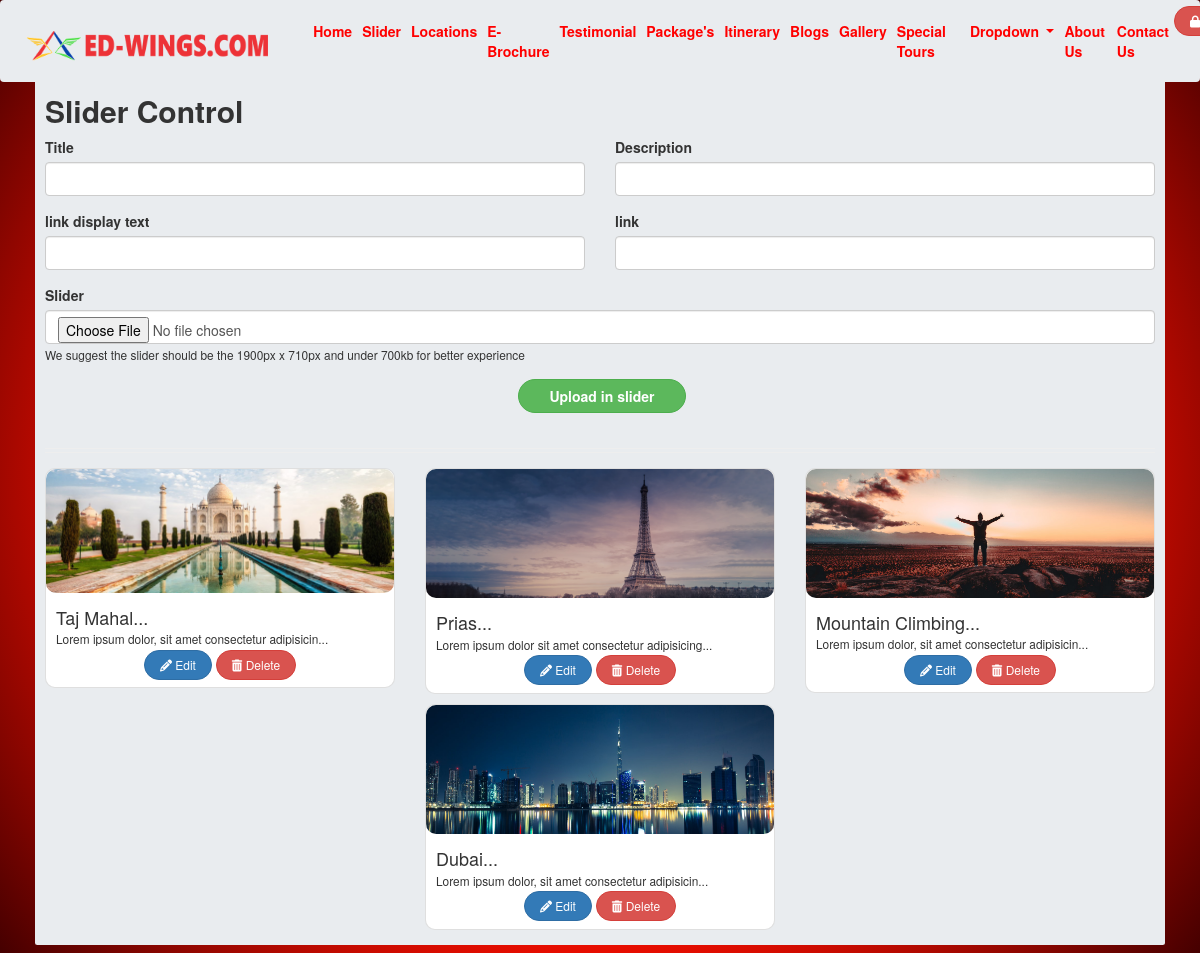
Page /backend/admin/slider-control.php (signed in) on the committed database.
### tables this page shows
CREATE TABLE `slider` (
  `id` int(11) NOT NULL,
  `title` varchar(255) DEFAULT NULL,
  `description` varchar(255) DEFAULT NULL,
  `link` varchar(255) DEFAULT NULL,
  `link_text` varchar(255) DEFAULT NULL,
  `file` varchar(255) DEFAULT NULL,
  `c_by` varchar(255) DEFAULT NULL,
  `e_by` varchar(255) DEFAULT NULL,
  `c_date` datetime DEFAULT current_timestamp()
);

### backend/admin/slider-control.php (the view, shortened to what this page needs)
<!doctype html>
<html lang="en">
<head>
  <?php include './inc/inc.php'; ?>
  <link rel="stylesheet" href="./css/bootstrap.min.css" />
</head>
<body>
  <?php include './inc/nav.php'; ?>
  <div class="work_body">
    <div class="h-100 container p-2">
      <div class="bg-light rounded p-3 h-100 working_area">
        <div>
          <h2 class=" font-weight-bold">
            Slider Control
          </h2>
          <form action="./slider-upload.php" method="post" enctype="multipart/form-data">
            <div class="row">
              <div class="form-group col-lg-6 col-md-6 col-sm-12">
                <label for="">Title</label>
                <input type="text" name="title" class="form-control form-control-lg" require>
              </div>
              <div class="form-group col-lg-6 col-md-6 col-sm-12">
                <label for="">Description</label>
                <input type="text" name="description" class="form-control form-control-lg">
              </div>
              <div class="form-group col-lg-6 col-md-6 col-sm-12">
                <label for="">link display text</label>
                <input type="text" name="link_text" id="link_text" class="form-control form-control-lg">
              </div>
              <div class="form-group col-lg-6 col-md-6 col-sm-12">
                <label for="">link</label>
                <input type="text" name="link" id="link" class="form-control form-control-lg">
              </div>
              <div class="form-group col-lg-12 col-md-12 col-sm-12">
                <label for="">Slider</label>
                <input type="file" name="slider" id="slider" class="form-control form-control-lg  form-control-file" require>
                <small id="helpId" class="text-muted">We suggest the slider should be the 1900px x 710px and under 700kb
                  for better experience</small>
              </div>
              <div class="form-group col-lg-12 col-md-12 col-sm-12 text-center">
                <button type="submit" name="upload_slider" class="btn btn-success font-weight-bold px-5 rounded-pill">
                  Upload in slider
                </button>
              </div>
            </div>
          </form>
        </div>
        <hr class="mb-1">
        <hr class="my-0 mb-3">
        <div class="row">
          <?php
          include './../../dbh/conn.php';
          $result = mysqli_query($conn, 'SELECT * FROM `slider`ORDER BY `slider`.`c_date` DESC');
          if ($result) {
            while ($row = mysqli_fetch_assoc($result)) {
              $title = $row['title'];
              $description = $row['description'];
              $link = $row['link'];
              $link_d = $row['link_text'];
              $file = $row['file'];
              $n_id = $row['id'];
              $s_id = bin2hex($n_id);
              echo '
          <div class="modal fade" id="a' . $n_id . '" tabindex="-1" role="dialog" aria-labelledby="modelTitleId" aria-hidden="true">
                        <input type="text" name="title"  value="' . $title . '" class="form-control form-control-lg" require>
                        <input type="text" name="description" value="' . $description . '" class="form-control form-control-lg">
                        <input type="text" name="link_text" value="' . $link_d . '" id="link_text" class="form-control form-control-lg">
                        <input type="text" name="link" id="link" value="' . $link . '" class="form-control form-control-lg">
                        <img class="w-50" src="./../../img/banner/' . $file . '" alt="" style="border-radius:20px;">
                      <input type="checkbox" class="custom-control-input" id="customCheck' . $n_id . '"onclick="display_slider_update(' . $n_id . ')">
                      <label class="custom-control-label font-weight-bold text-muted" for="customCheck' . $n_id . '">Check this for update slider image</label>
                      <div class="form-group col-lg-12 col-md-12 col-sm-12" id="slider'.$n_id.'" style="display:none;">
                        <input type="file" name="slider" value="../../img/banner/' . $file . '" id="slider' . $n_id . '" class="form-control form-control-lg  form-control-file" require>
                      </div>
                  <input type="text" name="s_id" value="'. $n_id.'" id="link" class="form-control form-control-lg" hidden>
          </div>
          <div class="col-lg-4 col-md-6 col-sm-12 my-2 mx-auto">
             <div class="card">
               <img class="card-img-top" src="./../../img/banner/' . $file . '" alt="">
               <div class="card-body px-3 py-2">
                 <h4 class="card-title mb-1">' . substr($title, 0, 23);
              echo '...' . '</h4>
                 <p class="card-text mb-1 small">' . substr($description, 0, 50);
              echo '...' . '</p>
                 <p class="text-center mb-1">
                 <button type="button" data-toggle="modal" data-target="#a' . $n_id . '" class="btn btn-sm text-white btn-primary px-4 rounded-pill"><span> <i class="fas fa-pencil-alt"></i> </span> Edit</button>
                 <a href="./slider-delete.php?s_id=' . $s_id . '" class="btn btn-sm btn-danger px-4 rounded-pill text-white"> <span class="font-weight-normal"><i class="fas fa-trash-alt"></i></span> Delete</a>
                 </p>
               </div>
               </div>
          </div>
          ';
            }
          }
          ?>
        </div>
      </div>
    </div>
  </div>
</body>
</html>

### backend/admin/inc/inc.php (style rules this page uses)
* { scroll-behavior: smooth; }
body { width: 100vw; height: calc(100vh - 62px); background-color: rgb(255, 15, 0); background: radial-gradient(circle, rgba(255, 15, 0, 1) 56%, rgba(70, 0, 0, 1) 100%); }
.work_body { margin-top: 59px; background-color: transparent; height: 100%; overflow-x: hidden; overflow-y: scroll; }
.working_area { overflow: hidden; overflow-y: scroll; }

### backend/admin/slider-control.php (style rules this page uses)
.card { border-radius: 10px; margin: 0 auto; }
.card img { border-radius: 10px; }

### rows in the picture
slider: file (picture), title "Taj Mahal", description "Lorem ipsum dolor, sit amet consectetur adipisicin"
slider: file (picture), title "Prias", description "Lorem ipsum dolor sit amet consectetur adipisicing"
slider: file (picture), title "Mountain Climbing", description "Lorem ipsum dolor, sit amet consectetur adipisicin"
slider: file (picture), title "Dubai", description "Lorem ipsum dolor, sit amet consectetur adipisicin"
